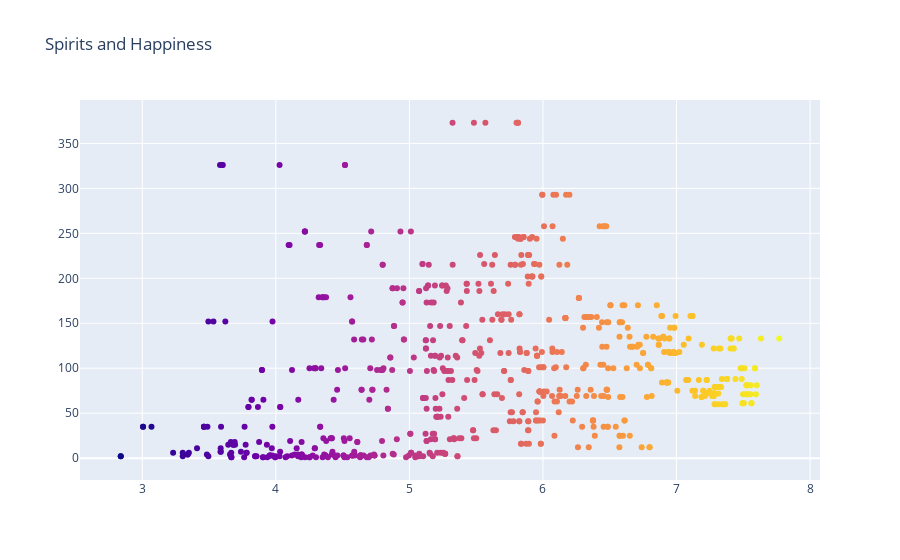

Notebook code for this chart:
### Code cell
import plotly.graph_objects as go

fig = go.Figure(data=go.Scatter(x=join_df['happiness_score'],
                                y=join_df['spirit_percapita'],
                                mode='markers',
                                marker_color=join_df['happiness_score'],
                                text=join_df['country'])) # hover text goes here

fig.update_layout(title='Spirits and Happiness')
fig.show()

### Figure 1 — Plotly figure (JSON) as saved in the notebook; plotly's stock layout.template omitted (floating-point values rounded to 4 significant figures; data arrays with more than 128 entries replaced by an {"elided": "..."} marker saying what was removed)
{"data": [{"marker": {"color": {"elided": "694 float values"}}, "mode": "markers", "text": {"elided": "694 str values"}, "type": "scatter", "x": {"elided": "694 float values"}, "y": {"elided": "694 int values"}}], "layout": {"autosize": true, "title": {"text": "Spirits and Happiness"}, "xaxis": {"autorange": true, "range": [2.528, 8.08], "type": "linear"}, "yaxis": {"autorange": true, "range": [-26.25, 400.2], "type": "linear"}}}
